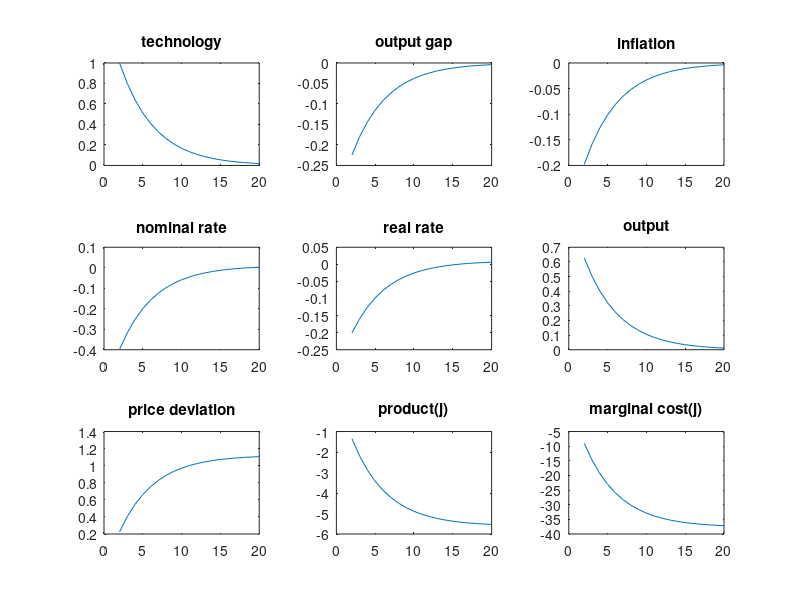

The MATLAB source for this figure: (Note: this script raises an error after producing the figure.)
%%%%%%%%%%%%%%%%%%%%%%%%%%%%%%%%%%%%%%%%%%%%%%%%%%%%%%%%%%%%%%%%%%%%%%%%%%%
% HW7 New Keynsian Model
% Tianli Xia
% November 5th, 2018
%%%%%%%%%%%%%%%%%%%%%%%%%%%%%%%%%%%%%%%%%%%%%%%%%%%%%%%%%%%%%%%%%%%%%%%%%%%
%% Initializtion
clear
sigma= 2; % consumption elasiticity 
phi= 3; % labor elasticity
epsilon= 5; % different goods bundle elasticity
alpha= 0.3; % production coefficient
rhoa= 0.8; % technology AR(1) coefficient
sigmaa2= 1; % technology AR(1) residuals
beta= 0.99; % intertemporal discount factor
rho= -log(beta); % linearied beta
theta= 0.75; % ratio of firms which cannot change prices
psipi= 1.5; % taylor rule of inflation
psiy= 0.5; % taylor rule of output
T=100; % total period

% Some definitions:
psiya= (1+phi)/(sigma*(1-alpha)+phi+alpha); % tech effect on output
lamda= (1-theta)*(1-beta*theta)/theta*(1-alpha)/(1-alpha+alpha*epsilon);
kappa= lamda*(sigma+(phi+alpha)/(1-alpha));
gamma= 1/((1-beta*rhoa)*(sigma*(1-rhoa)+psiy)+ kappa*(psipi-rhoa));




%% A one-time Shock
% 1. Specify the shock
v= zeros(T);
v(2)= 1;
a(1)= 0; % initial technology level

% 2. Calculate the deviation of output and inflation
output(1)= 0; % start from steady state
inflation(1)=0;
ir(1)=rho;
r(1)= ir(1);

% 3. price-related variables:
price(1)= theta*inflation(1)/(1-theta); % price deviation from optimal p1*-pt
product(1)= -epsilon*(price(1))+ output(1); % output for product j: y_{t}(j)=-?(p_{t}^{j}-p_{t+k})+y_{t+k}
mc(1)= (sigma+(phi+alpha)/(1-alpha))*product(1); % mc for product j: mc_{t}(j)-mc_{t}= (?+((?+?)/(1-?)))(y_{t}(j)-y_{t})

% 4. iterate to get future response
for i=2:T
    a(i)= rhoa*a(i-1)+ v(i);
    output(i)= rhoa*output(i-1) - sigma* psiya* (1-rhoa)* (1-beta*rhoa)*gamma*v(i);
    inflation(i)= rhoa*inflation(i-1) - sigma* psiya* (1-rhoa)* kappa *gamma*v(i);
    ir(i)=rho+ psipi*inflation(i) + psiy* output(i);
    y(i)=psiya*a(i)+ output(i);
    r(i)=ir(i)-inflation(i);
    price(i)= price(i-1)- output(i);
    product(i)= -epsilon*(price(i))+ output(i);
    mc(i)=  (sigma+(phi+alpha)/(1-alpha))*product(i);
end

% 3. Consider the level too
outputn= psiya.*a+ (1-alpha)*(0-log(1-alpha))/((1-alpha)*sigma+ phi+ alpha);
inflationn= zeros(T);
irn= rho-sigma*(1-rhoa)*psiya.*a;

% 4. Plot response to a one-time shock
t=20;
x =2:t;
subplot(3,3,1);
plot(x,a(2:t))
title('technology')
subplot(3,3,2);
plot(x,output(2:t))
title('output gap')
subplot(3,3,3);
plot(x,inflation(2:t))
title('inflation')
subplot(3,3,4);
plot(x,ir(2:t))
title('nominal rate')
subplot(3,3,5);
plot(x,r(2:t))
title('real rate')
subplot(3,3,6);
plot(x,y(2:t))
title('output')
subplot(3,3,7);
plot(x,price(2:t))
title('price deviation')
subplot(3,3,8);
plot(x,product(2:t))
title('product(j)')
subplot(3,3,9);
plot(x,mc(2:t))
title('marginal cost(j)')
suptitle('Impulse Response for a positive technology shock')
print -djpeg -r600 q4_1.jpg

%% Plot 100 period simulation of the economy
% 1. Generate randomness technology shock:
v= sqrt(sigmaa2)*randn(100); % tech shock
a(1)= 0; % initial technology level

% 2. Calculate the deviation of output and inflation
output(1)= 0; % start from steady state
inflation(1)=0;
ir(1)=rho;
r(1)= ir(1);

% 3. price-related variables:
price(1)= theta*inflation(1)/(1-theta); % price deviation from optimal p1*-pt
product(1)= -epsilon*(price(1))+ output(1); % output for product j: y_{t}(j)=-?(p_{t}^{j}-p_{t+k})+y_{t+k}
mc(1)= (sigma+(phi+alpha)/(1-alpha))*product(1); % mc for product j: mc_{t}(j)-mc_{t}= (?+((?+?)/(1-?)))(y_{t}(j)-y_{t})

% 4. iterate to get future response
for i=2:T
    a(i)= rhoa*a(i-1)+ v(i);
    output(i)= rhoa*output(i-1) - sigma* psiya* (1-rhoa)* (1-beta*rhoa)*gamma*v(i);
    inflation(i)= rhoa*inflation(i-1) - sigma* psiya* (1-rhoa)* kappa *gamma*v(i);
    ir(i)=rho+ psipi*inflation(i) + psiy* output(i);
    y(i)=psiya*a(i)+ output(i);
    r(i)=ir(i)-inflation(i);
    price(i)= price(i-1)- output(i);
    product(i)= -epsilon*(price(i))+ output(i);
    mc(i)=  (sigma+(phi+alpha)/(1-alpha))*product(i);
end

% 3. Consider the level too
outputn= psiya.*a+ (1-alpha)*(0-log(1-alpha))/((1-alpha)*sigma+ phi+ alpha);
inflationn= zeros(T);
irn= rho-sigma*(1-rhoa)*psiya.*a;

% 4. Plot response to a one-time shock
t=100;
x =2:t;
subplot(3,3,1);
plot(x,a(2:t))
title('technology')
subplot(3,3,2);
plot(x,output(2:t))
title('output gap')
subplot(3,3,3);
plot(x,inflation(2:t))
title('inflation')
subplot(3,3,4);
plot(x,ir(2:t))
title('nominal rate')
subplot(3,3,5);
plot(x,r(2:t))
title('real rate')
subplot(3,3,6);
plot(x,y(2:t))
title('output')
subplot(3,3,7);
plot(x,price(2:t))
title('price deviation')
subplot(3,3,8);
plot(x,product(2:t))
title('product(j)')
subplot(3,3,9);
plot(x,mc(2:t))
title('marginal cost(j)')
suptitle('Economic path for random technology shocks')
print -djpeg -r600 q4_2.jpg


%% Change psipi and psiy in Taylor rule:
psipi= 10; % taylor rule of inflation
psiy= 0; % taylor rule of output

    
    
    
    
    